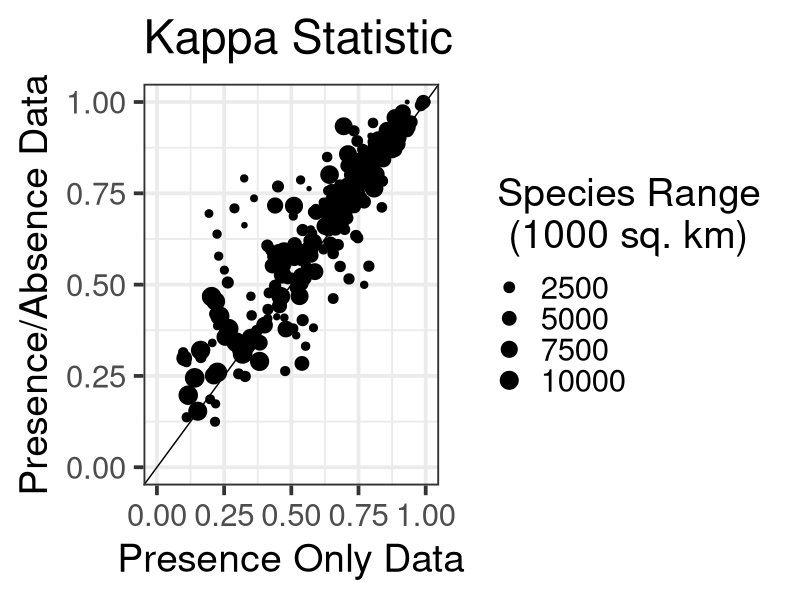
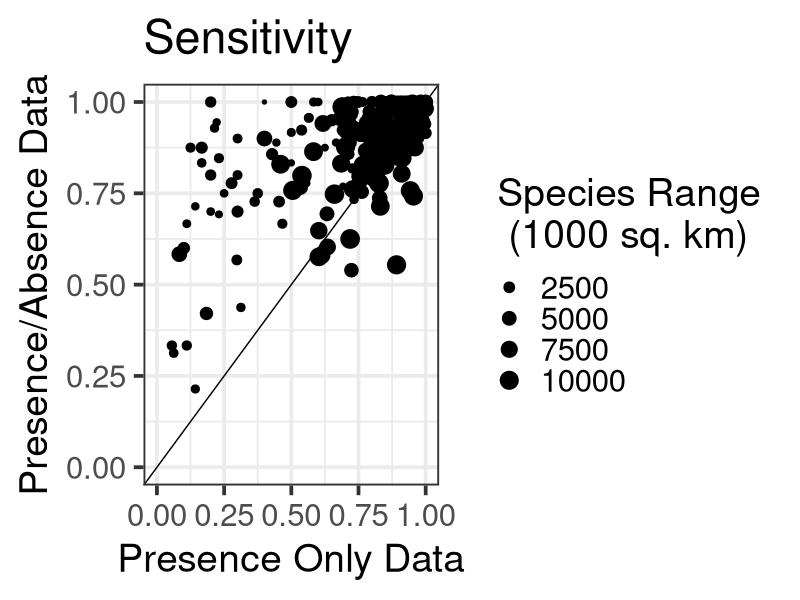
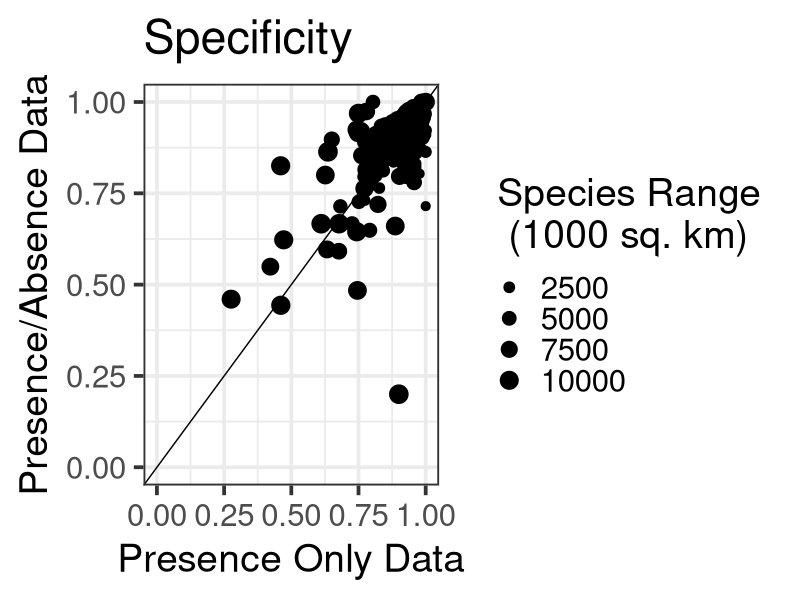
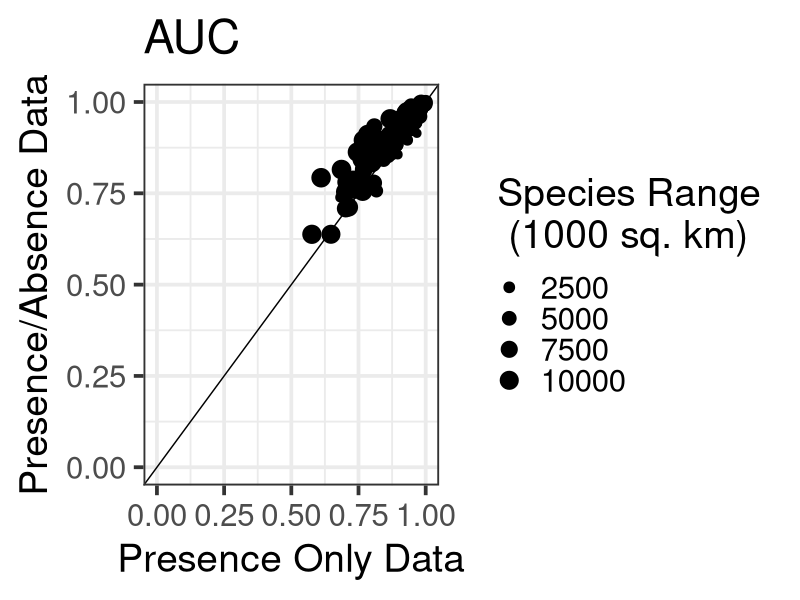

These figures' R source, in order:
library(dplyr)
library(ggplot2)
library(RColorBrewer)

results=read.csv('./results/results.csv') %>%
  filter(!is.na(po_auc), po_kappa>0) %>%
  mutate(point_density=present_sites/sp_area) %>%
  mutate(auc_diff = pa_auc - po_auc, sens_diff = pa_sensitivity - po_sensitivity) %>%
  mutate(sp_area=sp_area/1000)


basegraph=ggplot(results) +
          theme_bw(base_size=28)+
          ylim(0,1.0) + xlim(0,1.0) +
          geom_abline(intercept=0, slope=1) +
          ylab('Presence/Absence Data') +
          xlab('Presence Only Data') +
          scale_size_continuous(name='Species Range\n (1000 sq. km)') 

#Kappa
basegraph + 
  geom_point(aes(x=po_kappa, y=pa_kappa, size=sp_area)) +
  ggtitle('Kappa Statistic')

#Sensitivity
basegraph + 
  geom_point(aes(x=po_sensitivity, y=pa_sensitivity, size=sp_area)) +
  ggtitle('Sensitivity')

#Specificity
basegraph + 
  geom_point(aes(x=po_specificity, y=pa_specificity, size=sp_area)) +
  ggtitle('Specificity')

#Specificity
basegraph + 
  geom_point(aes(x=po_auc, y=pa_auc, size=sp_area)) +
  ggtitle('AUC')

logit=function(vec, reverse=FALSE){
  if(!reverse){return(log1p(vec/(1-vec)))}
     else {return( exp(vec)/(1+exp(vec)) )}
  }


auc_lm=lm(logit(pa_auc - po_auc) ~ sp_area*present_sites, data=results)
summary(auc_lm)

kappa_lm=lm(logit(pa_kappa - po_kappa) ~ sp_area*present_sites, data=results)
summary(auc_lm)

sens_lm=lm(logit(pa_sensitivity - po_sensitivity) ~ sp_area*present_sites, data=results)
summary(sens_lm)

spec_lm=lm(logit(pa_specificity - po_specificity) ~ sp_area*present_sites, data=results)
summary(spec_lm)












